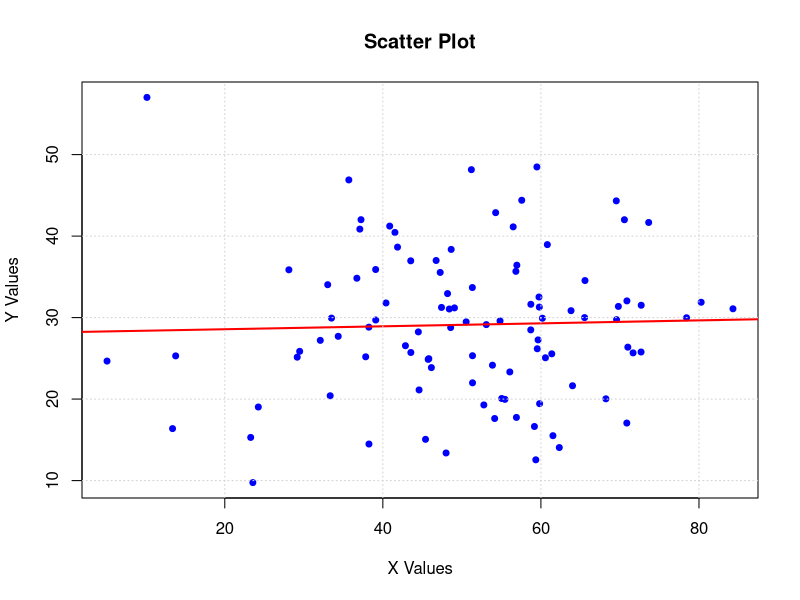

Write R code to recreate this figure.
# R script to create a scatter plot and save it with a random filename

# Generate random data
set.seed(42)  # For reproducible results
x <- rnorm(100, mean = 50, sd = 15)
y <- rnorm(100, mean = 30, sd = 10)

# Create a random filename
random_name <- paste0("scatter_plot_", sample(1000:9999, 1), ".png")

# Create the scatter plot
png(random_name, width = 800, height = 600)
plot(x, y, 
     main = "Scatter Plot", 
     xlab = "X Values", 
     ylab = "Y Values", 
     pch = 19, 
     col = "blue",
     cex = 0.8)
abline(lm(y ~ x), col = "red", lwd = 2)  # Add regression line
grid(col = "lightgray", lty = "dotted")
dev.off()

cat("Scatter plot saved as:", random_name, "\n")
